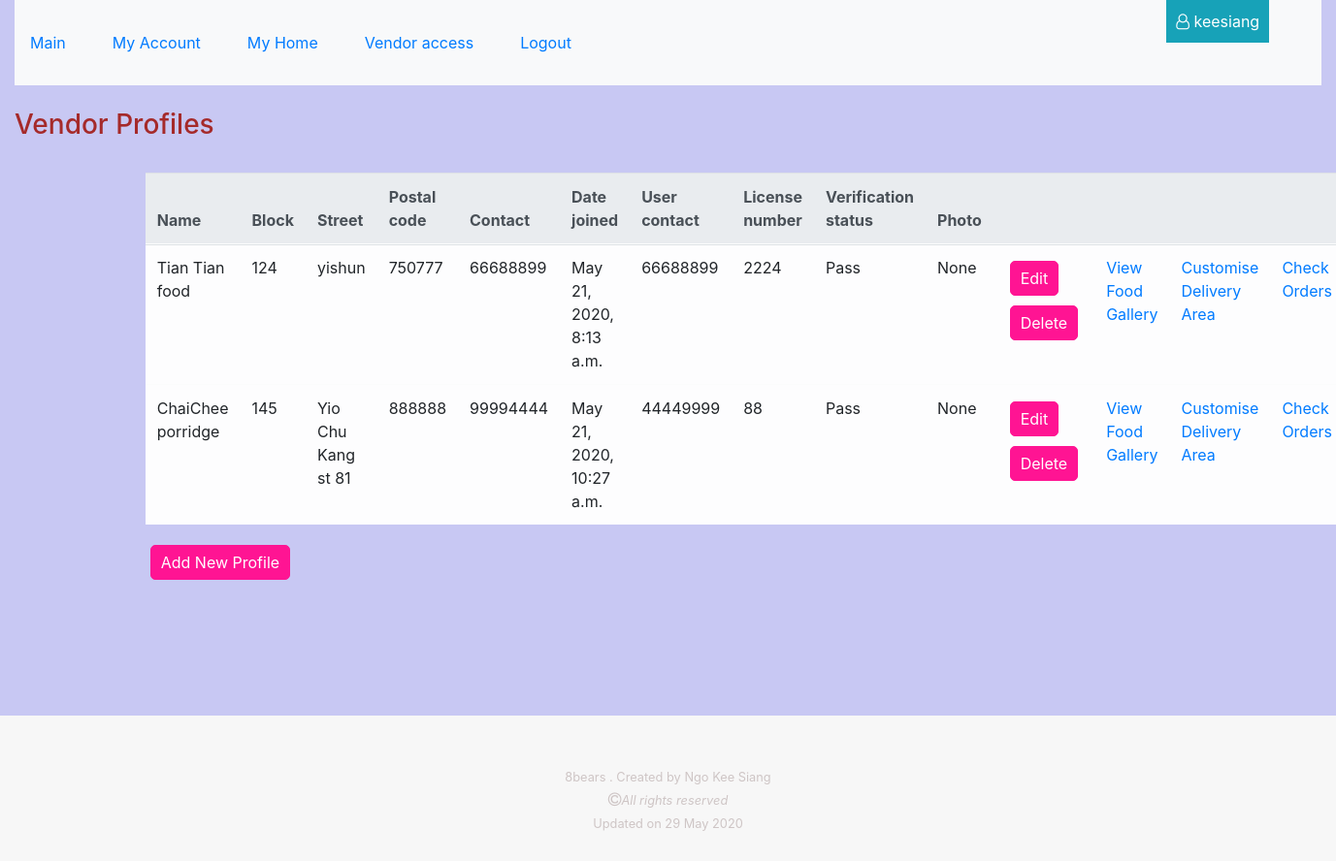
Before: /vendor/profiles (signed in) with the older database file.
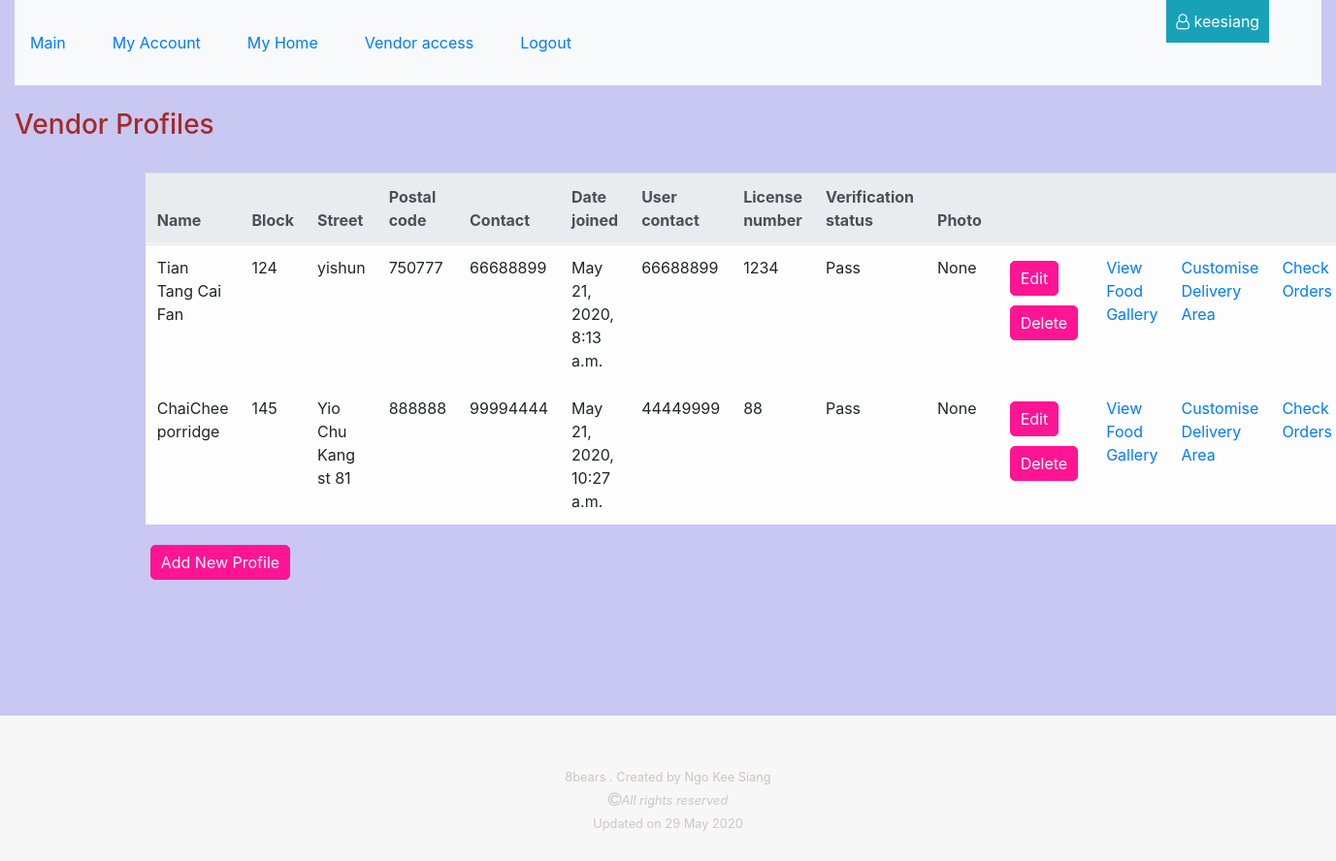
After: the same page with the newer database file.
### vendor/models.py (models this page shows, shortened)
class Vendor(models.Model):
    category = models.ManyToManyField(Category)
    postal_code = models.PositiveIntegerField( null=False, blank=False)
    name = models.CharField( max_length=100, null=False, blank=False)
    block = models.PositiveSmallIntegerField( null=False, blank=False)
    street = models.CharField(max_length=254, null=False, blank=False)
    contact = models.PositiveIntegerField(validators=[MinValueValidator(10000000), MaxValueValidator(99999999)], null=False, blank=False)
    date_joined = models.DateTimeField(auto_now_add=True)
    user = models.ForeignKey(User, null=True, on_delete=models.SET_NULL)
    user_contact = models.PositiveIntegerField(validators=[MinValueValidator(10000000), MaxValueValidator(99999999)], null=False, blank=False)
    license_number = models.CharField(max_length=10, null=False, blank=False)
    license_check = models.BooleanField(default=False)
    photo_url=models.URLField(max_length=1024, null=True, blank=True)
    vendordeliverytown = models.ManyToManyField(VendorDeliveryTown)
    vendordeliverypostal = models.ManyToManyField(VendorDeliveryPostal)

### vendor/views.py (the view)
# urls.py: path('profiles', vendor.views.view_vendor_profiles, name='view_vendor_profiles_route'),
@login_required
def view_vendor_profiles(request):
    vendor_profiles = Vendor.objects.filter(user=request.user)
    username = request.user.username
    return render(request, "vendor/vendor_profiles.html", {
            "vendor_profiles": vendor_profiles,
            "username": username
    })

### vendor/templates/vendor/vendor_profiles.html (shortened to what this page needs)
{% extends 'base_template.html' %}
{%load static %}
{%block css%}
<link rel="stylesheet" href="{% static 'vendor_pages.css' %}">
{%endblock%}
{%block content%}
<br>
<h3> Vendor Profiles </h3>
<br>
<div class="my-table">
    <table class="table table-light table-hover table-responsive-lg">
        <tr>
            <thead class="thead-light">
                <th>Name</th>
                <th>Block</th>
                <th>Street</th>
                <th>Postal code</th>
                <th>Contact </th>
                <th>Date joined </th>
                <th>User contact </th>
                <th>License number </th>
                <th>Verification status </th>
                <th> Photo </th>
                <th> &nbsp; </th>
                <th> &nbsp; </th>
                <th> &nbsp; </th>
                <th> &nbsp; </th>
            </thead>
        </tr>
        {%for j in vendor_profiles %}
            <tr>
                <td> {{j.name}} </td>
                <td> {{j.block}} </td>
                <td> {{j.street}} </td>
                <td> {{j.postal_code}} </td>
                <td> {{j.contact}} </td>
                <td> {{j.date_joined}} </td>
                <td> {{j.user_contact}} </td>
                <td> {{j.license_number}} </td>
                <td> {% if j.license_check %} Pass {%else%} Pending {%endif%} </td>
                <td> {{j.photo_url}} </td>
                <td> <button class="vendor-buttons"><a href="{% url 'edit_vendor_profile_route' vendor_profile_id=j.id %}"> Edit</a> </button>
                    <button class="vendor-buttons"><a href="{% url 'delete_vendor_profile_route' vendor_profile_id=j.id %}">Delete</a></button>
                </td>
                <td> <a href="{% url 'view_vendor_food_gallery_route' vendor_profile_id=j.id %}"> View Food Gallery </a> </td>
                <td> <a href="{% url 'create_delivery_area_route' vendor_profile_id=j.id %}"> Customise Delivery Area </a></td>
                <td> <a href="{% url 'view_vendor_orders_route' vendor_profile_id=j.id%}"> Check Orders </a></td>
            </tr>
        {%endfor%}
    </table>
    <button class="vendor-buttons"><a href="{% url 'create_vendor_route' %}"> Add New Profile </a> </button>
</div>
{%endblock%}

Changed rows visible on the page:
changed Vendor "yishun": name "Tian Tian food" → "Tian Tang Cai Fan"; license_number "2224" → "1234"
